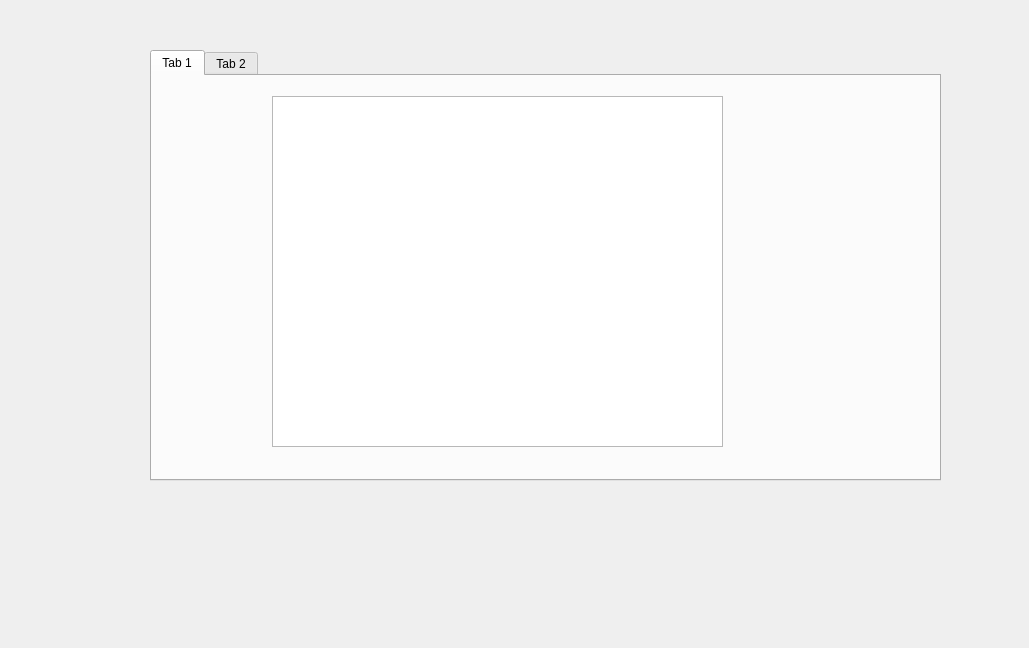
<?xml version="1.0" encoding="UTF-8"?>
<ui version="4.0">
 <class>Form</class>
 <widget class="QWidget" name="Form">
  <property name="geometry">
   <rect>
    <x>0</x>
    <y>0</y>
    <width>1029</width>
    <height>648</height>
   </rect>
  </property>
  <property name="windowTitle">
   <string>Form</string>
  </property>
  <widget class="QTabWidget" name="tabWidget">
   <property name="geometry">
    <rect>
     <x>150</x>
     <y>50</y>
     <width>791</width>
     <height>431</height>
    </rect>
   </property>
   <widget class="QWidget" name="tab">
    <attribute name="title">
     <string>Tab 1</string>
    </attribute>
    <widget class="QTableWidget" name="truthTable">
     <property name="geometry">
      <rect>
       <x>120</x>
       <y>20</y>
       <width>451</width>
       <height>351</height>
      </rect>
     </property>
     <property name="font">
      <font>
       <family>Open Sans SemiBold</family>
       <pointsize>17</pointsize>
      </font>
     </property>
     <property name="mouseTracking">
      <bool>true</bool>
     </property>
     <property name="styleSheet">
      <string notr="true"/>
     </property>
    </widget>
   </widget>
   <widget class="QWidget" name="tab_2">
    <attribute name="title">
     <string>Tab 2</string>
    </attribute>
   </widget>
  </widget>
 </widget>
 <resources/>
 <connections/>
</ui>
